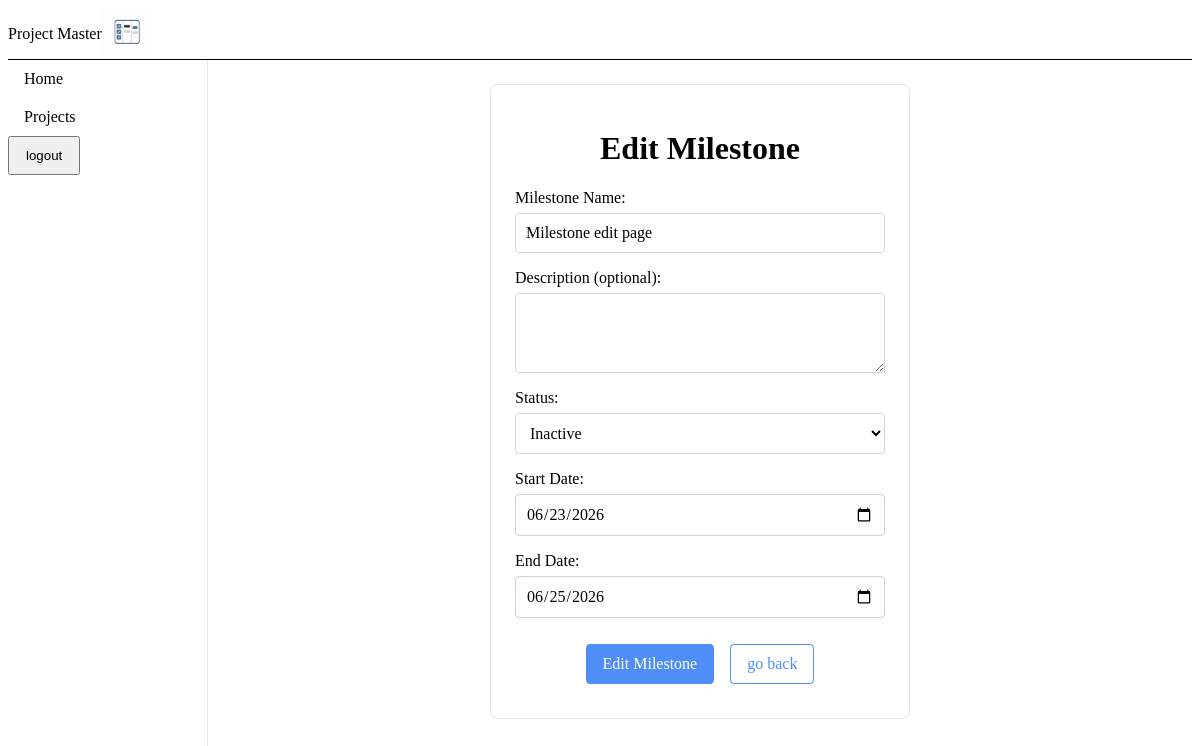
The app's page /project/1/1/edit (signed in), older data.
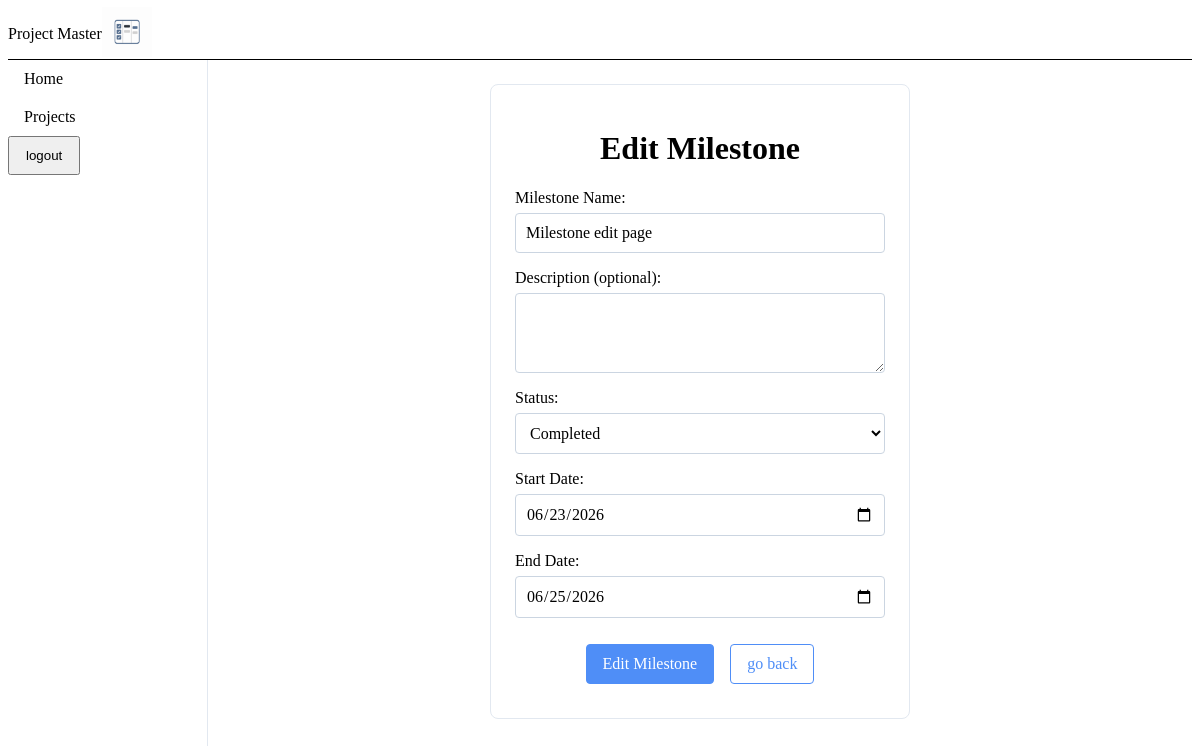
The same page, newer data.
### models.py (models this page shows)
class Milestone(db.Model):
    milestoneId: Mapped[int] = mapped_column(primary_key=True)
    projectId: Mapped[int] = mapped_column(ForeignKey('project.projectId'), nullable=False)
    milestoneName:Mapped[str] = mapped_column(nullable=False)
    description:Mapped[str] = mapped_column(nullable=True)
    startDate: Mapped[date] = mapped_column(Date, nullable=False)
    endDate: Mapped[date] = mapped_column(Date, nullable=False)
    status: Mapped[str] = mapped_column(nullable=False)
    createdAt:Mapped[datetime] = mapped_column(default=lambda: datetime.now(timezone.utc) ,nullable=False)

### app.py (the view, shortened to what this page needs)
@app.route('/project/<int:projectId>/<int:milestoneId>/edit', methods=['GET', 'POST'])
@login_required
def edit_milestone(projectId,milestoneId):
    project = Project.query.filter_by(projectId=projectId,userId=current_user.userId).first_or_404()
    milestone = Milestone.query.filter_by(projectId=projectId,milestoneId=milestoneId).first_or_404()
    return render_template('edit_milestone.html',milestone=milestone, project=project)

### app.py (called while the page is built)
@login_manager.user_loader
def load_user(user_id):
    return User.query.get(int(user_id))

### templates/edit_milestone.html (shortened to what this page needs)
    {% extends 'base.html' %}
    {% block styles %} <link rel="stylesheet" href="{{ url_for('static', filename= 'css/forms.css') }}"> {% endblock %}
    {% block content %}
    <div class="form-container">
        <div class="edit-milestone-card">
            <h1 class="card-title">Edit Milestone</h1>
            <form class="edit-milestone-form" action="{{ url_for('edit_milestone', projectId=project.projectId, milestoneId=milestone.milestoneId) }}" method="POST">
                <div class="form-field">
                    <label for="milestoneName">Milestone Name:</label>
                    <input type="text" id="milestoneName" name="milestoneName" value="{{ milestone.milestoneName }}" required>
                </div>
                <div class="form-field">
                    <label for="milestoneDescription">Description (optional):</label>
                    <textarea id="milestoneDescription" name="milestoneDescription">{{ milestone.description }}</textarea>
                </div>
                <div class = "form-field">
                    <label for="milestoneStatus">Status:</label>
                    <select id="milestoneStatus" name="milestoneStatus">
                        <option value="inactive" {% if milestone.status == 'inactive' %} selected {% endif %} >Inactive</option>
                        <option value="completed" {% if milestone.status == 'completed' %} selected {% endif %}>Completed</option>
                    </select>
                </div>
                <div class = "form-field">
                    <label for="milestoneStartDate">Start Date:</label>
                    <input type="date" id="milestoneStartDate" name="milestoneStartDate" value="{{ milestone.startDate }}" required>
                </div>
                <div class = "form-field">
                    <label for="milestoneEndDate">End Date:</label>
                    <input type="date" id="milestoneEndDate" name="milestoneEndDate" value="{{ milestone.endDate }}">
                </div>
                <div class ="btn-group">
                    <button class="btn btn-primary" type="submit">Edit Milestone</button>
                    <a class="btn btn-secondary" href="{{ url_for('project_detail', projectId=project.projectId) }}">go back</a>
                </div>
            </form>
        </div>
    </div>
    {% endblock %}

Row changes from the older to the newer data that the page shows:
changed Milestone "Milestone edit page": milestoneStatus (not shown) → "Completed"
Text that changed along with them:
form field milestoneStatus: "Inactive" → (not shown)
